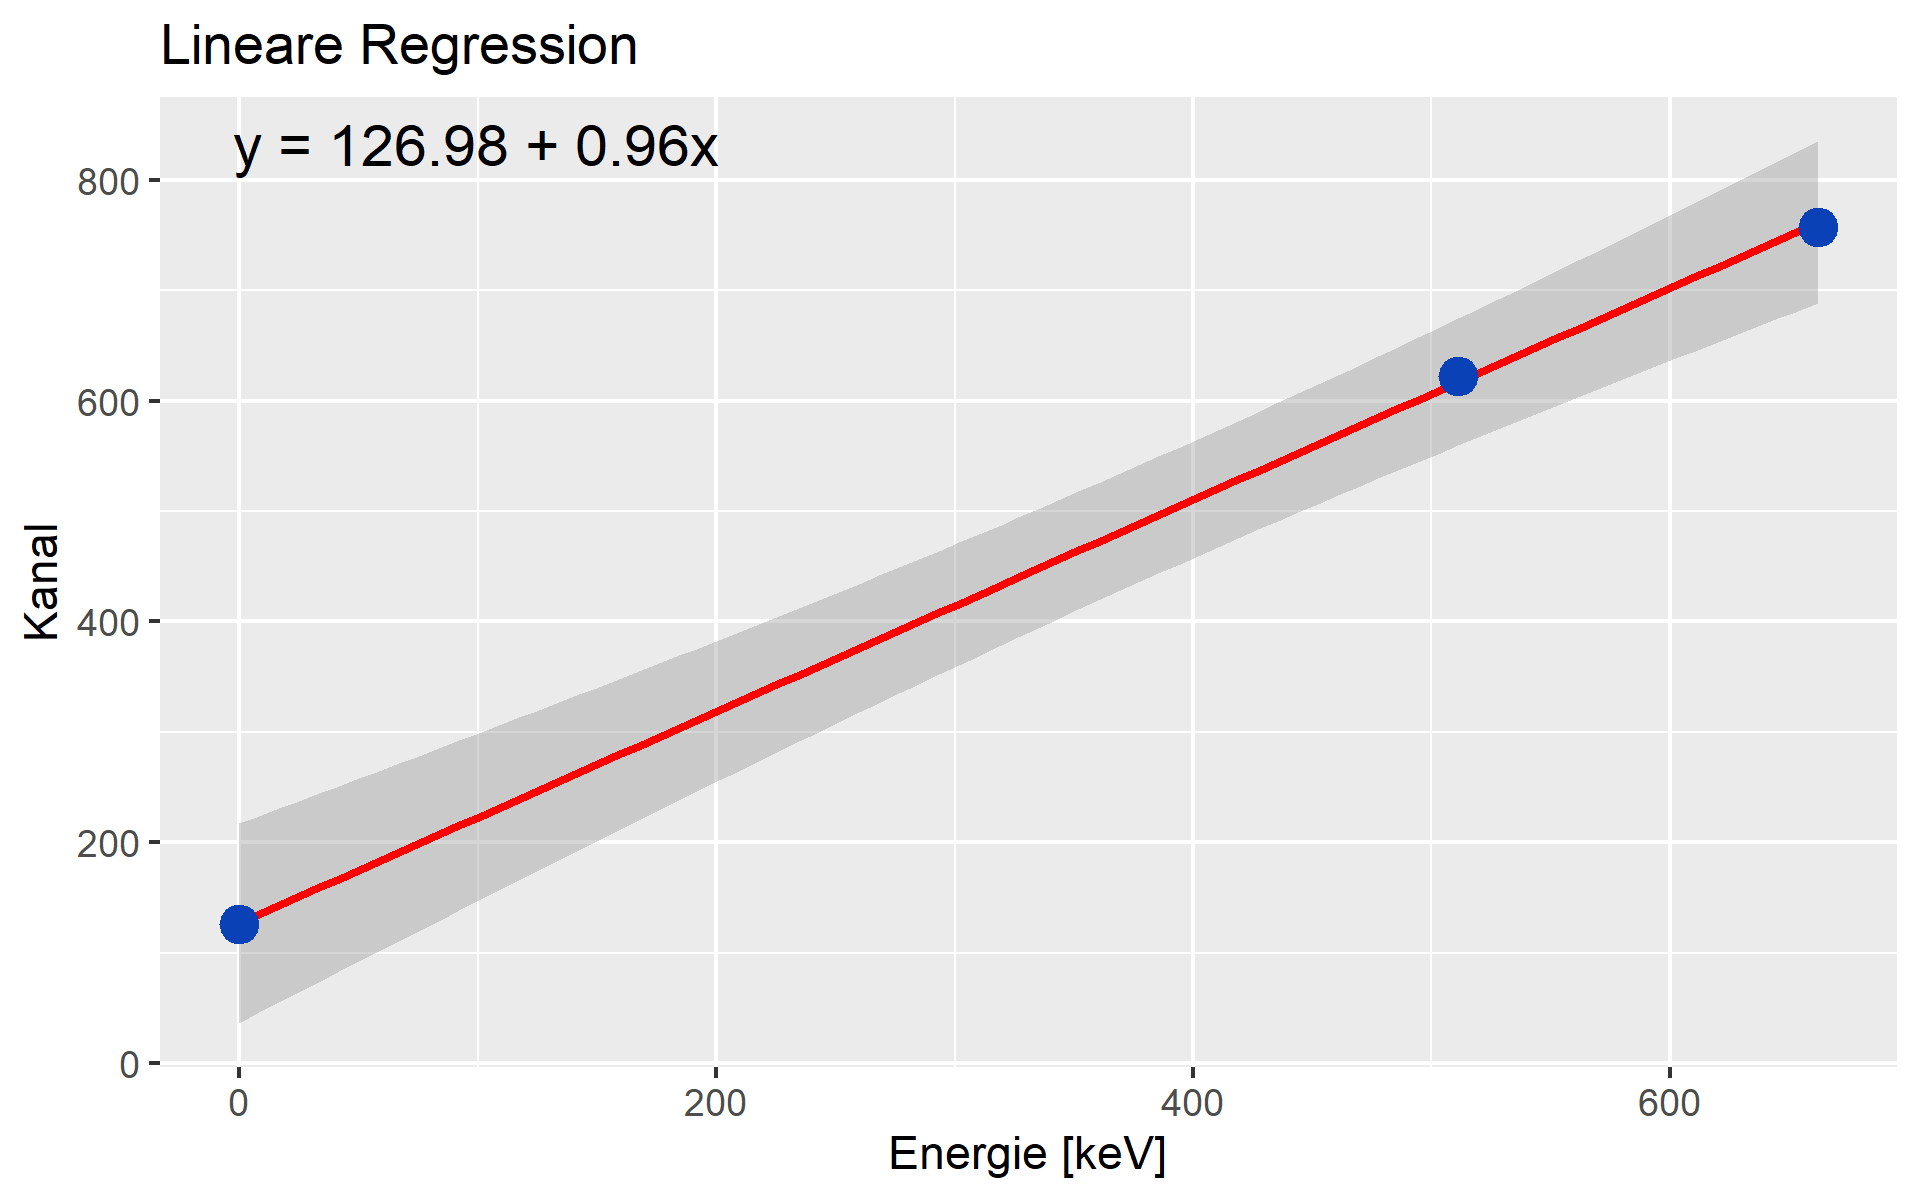

Source code (R):
# Erstelle einen Data Frame mit Daten für x und y
df <- data.frame(
    energy = c(0,511,662),
    canal = c(125.8+-0.1, 624.1+-1.6, 758.9+-1.6)
)
plot(df)

# Erstelle eine lineare Regression
fit <- lm(canal ~ energy, data = df)

# zeige die werte davon an
summary(fit)

#plotte die Daten
library(ggplot2) # ggplot2 ist ein Paket für die Erstellung von Grafiken

(graph <- ggplot(df, aes(x = energy, y = canal)) + 
    geom_smooth(method = "lm",     col = "#ff0000") +
    geom_point(size = 4, col = "#0b41b6") +
    labs(title = "Lineare Regression", x = "Energie [keV]", y = "Kanal") +
    annotate("text", x = 0.15*max(df$energy), y = 1.1*max(df$canal), label = paste("y = ", round(fit$coefficients[1], 2), " + ", round(fit$coefficients[2], 2), "x", sep = ""), col = "#000000", size = 5)
)

# Speichere den Graphen
ggsave("EichLinFit.png", plot = graph, width = 1920, height = 1200, units = "px")
